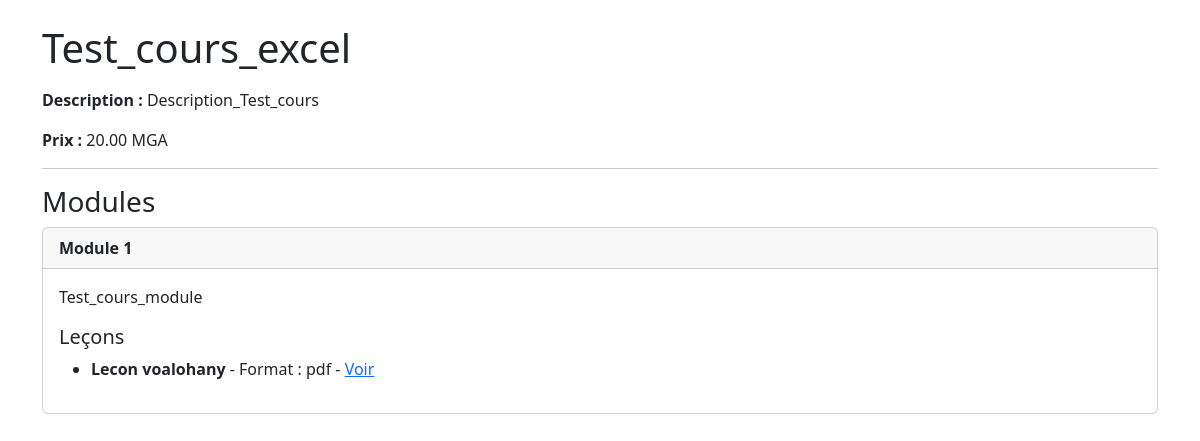
The app's page /detail_cours.php?id=2 with its own data.
### tables this page shows
CREATE TABLE `cours` (
  `id` int NOT NULL AUTO_INCREMENT,
  `formateur_id` int NOT NULL,
  `formation_id` int NOT NULL,
  `contenu_formation_id` int NOT NULL,
  `titre` varchar(255) NOT NULL,
  `description` text NOT NULL,
  `prix` decimal(10,2) NOT NULL,
  `photo` varchar(255) DEFAULT NULL,
  `created_at` timestamp NULL DEFAULT CURRENT_TIMESTAMP,
  PRIMARY KEY (`id`),
  KEY `formateur_id` (`formateur_id`),
  KEY `formation_id` (`formation_id`),
  KEY `contenu_formation_id` (`contenu_formation_id`),
  CONSTRAINT `cours_ibfk_1` FOREIGN KEY (`formateur_id`) REFERENCES `formateurs` (`id`) ON DELETE CASCADE,
  CONSTRAINT `fk_cours_formation` FOREIGN KEY (`formation_id`) REFERENCES `formations` (`id_formation`) ON DELETE RESTRICT ON UPDATE CASCADE,
  CONSTRAINT `fk_cours_sous_formation` FOREIGN KEY (`contenu_formation_id`) REFERENCES `contenu_formations` (`id_contenu`) ON DELETE RESTRICT ON UPDATE CASCADE
);

CREATE TABLE `modules` (
  `id` int NOT NULL AUTO_INCREMENT,
  `cours_id` int NOT NULL,
  `titre` varchar(255) NOT NULL,
  `description` text NOT NULL,
  PRIMARY KEY (`id`),
  KEY `cours_id` (`cours_id`),
  CONSTRAINT `modules_ibfk_1` FOREIGN KEY (`cours_id`) REFERENCES `cours` (`id`) ON DELETE CASCADE
);

CREATE TABLE `lecons` (
  `id` int NOT NULL AUTO_INCREMENT,
  `module_id` int NOT NULL,
  `titre` varchar(255) NOT NULL,
  `format` enum('pdf','audio','video') NOT NULL,
  `fichier` varchar(255) NOT NULL,
  PRIMARY KEY (`id`),
  KEY `module_id` (`module_id`),
  CONSTRAINT `lecons_ibfk_1` FOREIGN KEY (`module_id`) REFERENCES `modules` (`id`) ON DELETE CASCADE
);

### detail_cours.php (the view, shortened to what this page needs)
<?php
require_once 'Espace/config/db.php';
$id = $_GET['id'];
$stmt = $pdo->prepare("SELECT * FROM cours WHERE id = ?");
$stmt->execute([$id]);
$cours = $stmt->fetch(PDO::FETCH_ASSOC);
$stmtModules = $pdo->prepare("SELECT * FROM modules WHERE cours_id = ?");
$stmtModules->execute([$id]);
$modules = $stmtModules->fetchAll(PDO::FETCH_ASSOC);
?>
<!DOCTYPE html>
<html lang="fr">
<head>
    <link href="https://cdn.jsdelivr.net/npm/bootstrap@5.3.3/dist/css/bootstrap.min.css" rel="stylesheet">
</head>
<body class="container py-4">
    <h1 class="mb-3"><?= htmlspecialchars($cours['titre']) ?></h1>
    <p><strong>Description :</strong> <?= nl2br(htmlspecialchars($cours['description'])) ?></p>
    <p><strong>Prix :</strong> <?= htmlspecialchars($cours['prix']) ?> MGA</p>
    <hr>
    <h3>Modules</h3>
    <?php foreach ($modules as $module): ?>
        <div class="card mb-3">
            <div class="card-header">
                <strong><?= htmlspecialchars($module['titre']) ?></strong>
            </div>
            <div class="card-body">
                <p><?= nl2br(htmlspecialchars($module['description'])) ?></p>
                <?php
                $stmtLecons = $pdo->prepare("SELECT * FROM lecons WHERE module_id = ?");
                $stmtLecons->execute([$module['id']]);
                $lecons = $stmtLecons->fetchAll(PDO::FETCH_ASSOC);
                ?>
                <h5>Leçons</h5>
                <ul>
                    <?php foreach ($lecons as $lecon): ?>
                        <li>
                            <strong><?= htmlspecialchars($lecon['titre']) ?></strong> -
                            Format : <?= htmlspecialchars($lecon['format']) ?> -
                            <a href="<?= htmlspecialchars($lecon['fichier']) ?>" target="_blank">Voir</a>
                        </li>
                    <?php endforeach; ?>
                </ul>
            </div>
        </div>
    <?php endforeach; ?>
</body>
</html>

### records on screen
cours: titre "Test_cours_excel", description "Description_Test_cours", prix "20.00"
modules: titre "Module 1", description "Test_cours_module"
lecons: titre "Lecon voalohany", format "pdf"
